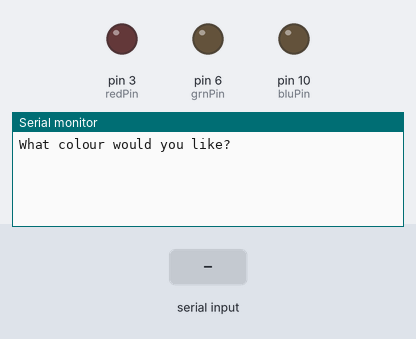
Bench run of a sketch on a simulated Arduino Uno, built with avr-gcc and run on an emulated ATmega328P. Parts: output pins drawn as LEDs (lit = HIGH), the last lines printed to the serial monitor. The inputs (shaded band) are chosen by the test bench.

Above: at 1.2 s.
1.3 s: "1" received over Serial
At 2.7 s:
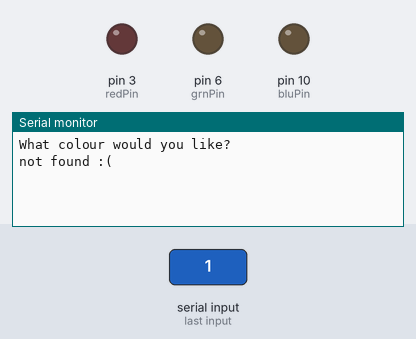
At 4.3 s:
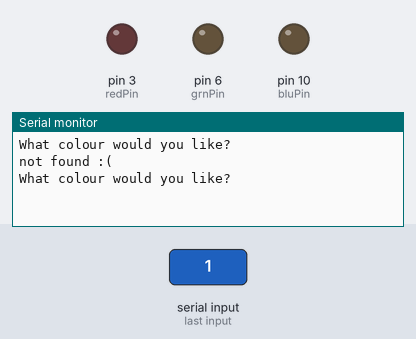

Measured:
- after the input at 1.3 s, the serial monitor: prints a new line after 1.0 s (image 1)

The sketch:

lesson_20_hwrk.ino
```cpp
//almost definitely not best way of implementing this but i refuse to overthink it any further

typedef struct {
    String name;
    byte red;
    byte green;
    byte blue;
} colour;

//vars
int redPin = 3;
int grnPin = 6;
int bluPin = 10;
String inputString;
String prompt = "What colour would you like? ";
int endDelay = 500;
colour foundColour;
int numColours = 9;
int colourIndex;

const colour colours[] {
    {"red",255,0,0}, {"blue",0,0,255}, {"green", 0,255,0},
    {"cyan", 0,255,255}, {"magenta", 255,0,255}, {"yellow",255,255,0},
    {"aqua",0,255,63}, {"orange",255,63,0},{"fuchsia",255,0,63}
};

void setup() {
    Serial.begin(115200);
    pinMode(redPin,OUTPUT);
    pinMode(grnPin,OUTPUT);
    pinMode(bluPin,OUTPUT);
}

void loop() {
    Serial.println(prompt);
    while(Serial.available() == 0) {}

    inputString = Serial.readString();
    inputString.toLowerCase();
    inputString.trim();
    for (colourIndex = 0; colourIndex < numColours; colourIndex++) {
        if(colours[colourIndex].name == inputString) {
            foundColour = colours[colourIndex];
            break;
        }
    }
    if(colourIndex>=numColours) {
        Serial.println("not found :(");
        analogWrite(redPin,0);
        analogWrite(grnPin,0);
        analogWrite(bluPin,0);
    } else {
        analogWrite(redPin,foundColour.red);
        analogWrite(grnPin,foundColour.green);
        analogWrite(bluPin,foundColour.blue);
    }

    delay(endDelay);
}
```
